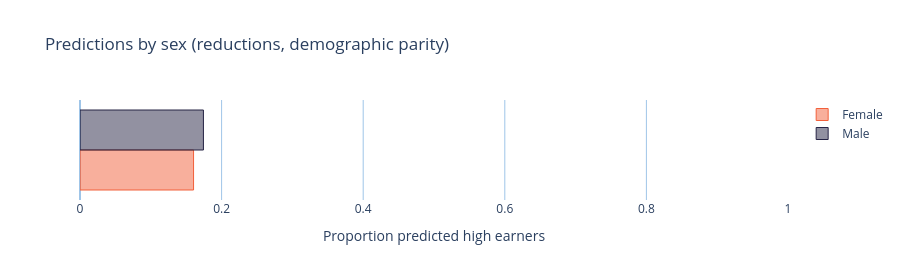

Notebook code cell kept with this figure:
### Code cell
dp_bar = group_bar_plots(
    test_pred,
    test.sex.map({0: "Female", 1: "Male"}),
    title="Predictions by sex (reductions, demographic parity)",
    xlabel="Proportion predicted high earners",
)
dp_bar

### Figure 1 — Plotly figure (JSON) as saved in the notebook; plotly's stock layout.template omitted (floating-point values rounded to 4 significant figures)
{"data": [{"hoverinfo": "name+x", "marker": {"color": "rgba(242,96,59,0.5)", "line": {"color": "#f2603b", "width": 1}}, "name": "Female", "orientation": "h", "type": "bar", "x": [0.1604], "y": [0]}, {"hoverinfo": "name+x", "marker": {"color": "rgba(38,36,69,0.5)", "line": {"color": "#262445", "width": 1}}, "name": "Male", "orientation": "h", "type": "bar", "x": [0.1743], "y": [0]}], "layout": {"autosize": true, "barmode": "group", "height": 280, "hovermode": "closest", "paper_bgcolor": "rgba(0,0,0,0)", "plot_bgcolor": "rgba(0,0,0,0)", "title": {"text": "Predictions by sex (reductions, demographic parity)"}, "xaxis": {"fixedrange": true, "gridcolor": "rgb(159, 197, 232)", "hoverformat": ".3f", "range": [0, 1], "title": {"text": "Proportion predicted high earners"}, "zerolinecolor": "rgb(159, 197, 232)"}, "yaxis": {"fixedrange": true, "gridcolor": "rgba(0,0,0,0)", "ticktext": [""], "tickvals": [0], "title": {"text": ""}, "zerolinecolor": "rgba(0,0,0,0)"}}}
